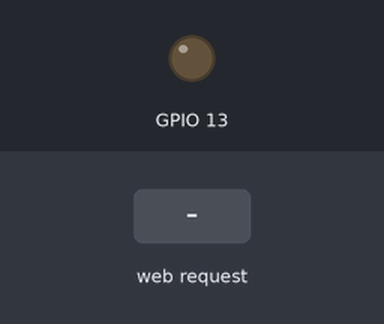
A sketch run on a simulated ESP8266 (NodeMCU). Shown: output pins drawn as LEDs (lit = HIGH). The inputs (shaded band) are chosen by the test bench. WiFi joins after 1.5 s; servers stay silent unless stated.

Above: at 2.7 s.
2.8 s: HTTP request GET /?mode=1 received
At 4.0 s:
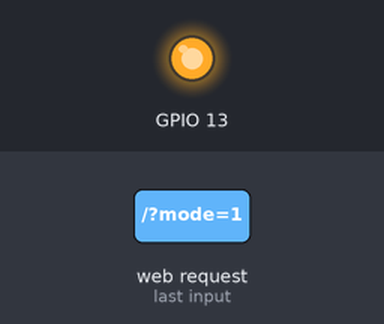
4.3 s: HTTP request GET /?mode=0 received
At 5.2 s:
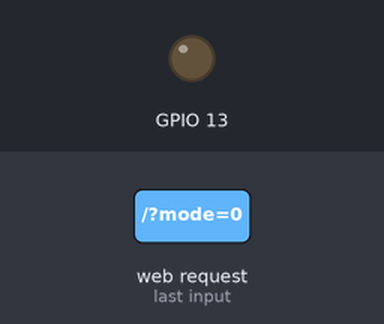
Timing chart, 0 to 7.3 s (numbered marks = the images above; inputs shaded):
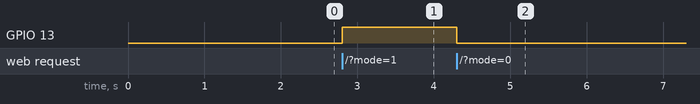

The sketch:

led_server_control.ino
```cpp
#include <ESP8266WiFi.h>

const char* SSID = "NETZWERKNAME";
const char* PSK = "PASSWORT";

WiFiServer server(80);

void setup() {
  pinMode(13, OUTPUT);

  initWiFi();
}

void loop() {
  WiFiClient client = server.available();
  if(!client){
    return;
  }

  if(WiFi.status() != WL_CONNECTED){
    initWiFi();
  }

  String request = client.readStringUntil('\r');
  client.flush();

  if(request==""){
    client.stop();
    return;
  }

  //GPIOS schalten
  if(request.indexOf("mode=1")>=0){
    digitalWrite(13, 1);
  }
  else if(request.indexOf("mode=0")>=0){
    digitalWrite(13, 0);
  }

  //Ausgabe erzeugen
  String output;
  output += "<h1>LED schalten</h1>";
  output += "<form action=\"\" method=\"GET\">";
  output += "<button name=\"mode\" value=\"1\">AN</button>";
  output += "<br><br>";
  output += "<button name=\"mode\" value=\"0\">AUS</button>";
  output += "</form>";

  client.print(output);

  client.stop();
}

void initWiFi(){
  WiFi.begin(SSID, PSK);

  while(WiFi.status() != WL_CONNECTED){
    delay(500);
  }

  server.begin();
}
```

Measured:
- after the input at 2.8 s, GPIO 13: LOW → HIGH at once
- after the input at 4.3 s, GPIO 13: HIGH → LOW at once
